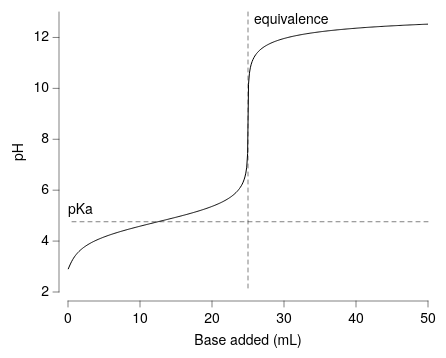

Source (Vega-Lite JSON):
### Vega-Lite specification from a JSON file in a GitHub repository (floating-point values rounded to 4 significant figures; data arrays with more than 128 entries replaced by an {"elided": "..."} marker saying what was removed)
{"background": null, "config": {"arc": {"fill": "#DBDBDB", "fillOpacity": 1.0, "innerRadius": 35.0, "padAngle": 0.03, "stroke": "black", "strokeOpacity": 1, "strokeWidth": 0.25}, "area": {"fill": "#DBDBDB", "fillOpacity": 1.0, "stroke": "black", "strokeOpacity": 1, "strokeWidth": 0.25}, "axis": {"domain": true, "domainCap": "round", "domainColor": "black", "domainWidth": 0.25, "grid": false, "gridCap": "round", "gridColor": "#F1F1F1", "gridDash": [0, 0], "gridOpacity": 1.0, "gridWidth": 0.25, "labelColor": "black", "labelFont": "Helvetica Neue, HelveticaNeue, Helvetica, Arial, sans-serif", "labelFontSize": 7, "labelFontStyle": "normal", "labelFontWeight": 400, "offset": 4.5, "ticks": true, "tickCap": "round", "tickColor": "black", "tickRound": false, "tickSize": 3, "tickWidth": 0.25, "titleColor": "black", "titleFont": "Helvetica Neue, HelveticaNeue, Helvetica, Arial, sans-serif", "titleFontSize": 7, "titleFontStyle": "normal", "titleFontWeight": 400}, "axisX": {"domain": true, "labelAlign": "center", "labelAngle": 0, "labels": true, "ticks": true, "translate": 0}, "axisY": {"domain": true, "labelAlign": "right", "labelAngle": 0, "labels": true, "ticks": true, "translate": 0}, "axisRight": {"domain": true, "labelAlign": "left", "labelAngle": 0, "labels": true, "ticks": true, "translate": 0}, "axisTop": {"domain": true, "labelAlign": "center", "labelAngle": 0, "labels": true, "ticks": true, "translate": 0}, "axisBand": {"tickOffset": 0}, "bar": {"fill": "#DBDBDB", "fillOpacity": 1.0, "stroke": "black", "strokeOpacity": 1, "strokeWidth": 0.25}, "boxplot": {"size": 12.6, "ticks": {"cornerRadius": 0.25, "fill": "black", "opacity": 1, "size": 6.3, "thickness": 0.25}, "box": {"fillOpacity": 1.0, "stroke": "black", "strokeOpacity": 1, "strokeWidth": 0.25}, "median": {"cornerRadius": 0, "fill": "black", "fillOpacity": 1.0, "opacity": 1, "size": 12.6, "thickness": 0.25}, "rule": {"fill": "black", "fillOpacity": 1.0, "size": 14.0, "stroke": "black", "strokeDash": [0, 0], "strokeOpacity": 1, "strokeWidth": 0.25}, "outliers": {"color": "black", "fill": "black", "fillOpacity": 1.0, "size": 0, "stroke": "black", "strokeOpacity": 1, "strokeWidth": 0.25}}, "circle": {"fill": "black", "fillOpacity": 1.0, "size": 1.75, "stroke": null, "strokeOpacity": 1, "strokeWidth": 0.25}, "errorband": {"band": {"fillOpacity": 0.6, "stroke": null, "strokeWidth": 0.25, "strokeOpacity": 1}, "borders": {"opacity": 0, "strokeOpacity": 0.25, "strokeWidth": 1}}, "errorbar": {"opacity": 1, "rule": {"strokeDash": [0, 0], "strokeWidth": 0.25}, "ticks": {"color": "black", "cornerRadius": 0.125, "opacity": 1, "size": 8.4, "thickness": 0.25}, "thickness": 0.25}, "font": "Helvetica Neue, HelveticaNeue, Helvetica, Arial, sans-serif", "geoshape": {"fill": "#DBDBDB", "fillOpacity": 1.0, "stroke": "black", "strokeOpacity": 1, "strokeWidth": 0.25}, "header": {"labelColor": "black", "labelFont": "Helvetica Neue, HelveticaNeue, Helvetica, Arial, sans-serif", "labelFontSize": 7, "labelFontStyle": "normal", "labelFontWeight": 400, "titleColor": "black", "titleFont": "Helvetica Neue, HelveticaNeue, Helvetica, Arial, sans-serif", "titleFontSize": 7, "titleFontStyle": "normal", "titleFontWeight": 400, "titlePadding": 0}, "legend": {"disable": false, "offset": 4.5, "titlePadding": 4, "labelOffset": 2, "gradientLabelOffset": 2, "gradientLength": 70.0, "gradientThickness": 7.0, "gradientOpacity": 1.0, "gradientStrokeColor": "black", "gradientStrokeWidth": 0.25, "labelColor": "black", "labelFont": "Helvetica Neue, HelveticaNeue, Helvetica, Arial, sans-serif", "labelFontSize": 7, "labelFontStyle": "normal", "labelFontWeight": 400, "strokeColor": "black", "strokeWidth": 0, "symbolSize": 42, "symbolStrokeColor": "black", "symbolStrokeWidth": 0.25, "titleColor": "black", "titleFont": "Helvetica Neue, HelveticaNeue, Helvetica, Arial, sans-serif", "titleFontSize": 7, "titleFontStyle": "normal", "titleFontWeight": 400}, "line": {"color": "black", "stroke": "black", "strokeCap": "butt", "strokeDash": [0, 0], "strokeOpacity": 1, "strokeWidth": 0.5}, "point": {"filled": true, "fill": "#DBDBDB", "fillOpacity": 1.0, "size": 7.0, "stroke": "black", "strokeOpacity": 1, "strokeWidth": 0.25}, "range": {"category": ["#5CA7B1", "#B7D0EE", "#B7B3E4", "#B3DAB5", "#F5E1B3", "#3D727B", "#809DC7", "#867DAC", "#80A988", "#CBB17A", "#204148", "#546B94", "#584C77", "#507B5F", "#9D824D"], "diverging": {"scheme": ["#6F572A", "#876E43", "#9E875F", "#B5A17F", "#CABBA2", "#DCD6CC", "#F4F1E9", "#C9D7DA", "#9DBFC6", "#78A5AF", "#558B96", "#36717C", "#1A5762"]}, "heatmap": {"scheme": ["#32022B", "#43044D", "#4C196E", "#4D338C", "#484DA6", "#3A68BB", "#1D83CA", "#1D9CCB", "#23B5C9", "#28CDC5", "#4DE0B4", "#91EE9F"]}, "ordinal": {"scheme": ["#F1F1F1", "#DBDBDB", "#C6C6C6", "#B2B2B2", "#9D9D9D", "#898989", "#767676", "#636363", "#515151", "#404040", "#2F2F2F", "#1F1F1F"]}, "ramp": {"scheme": ["#32022B", "#43044D", "#4C196E", "#4D338C", "#484DA6", "#3A68BB", "#1D83CA", "#1D9CCB", "#23B5C9", "#28CDC5", "#4DE0B4", "#91EE9F"]}}, "rule": {"color": "black", "stroke": "black", "strokeCap": "round", "strokeDash": [2, 2], "strokeOpacity": 1, "strokeWidth": 0.25}, "scale": {"bandPaddingInner": 0.1, "bandPaddingOuter": 0.1, "round": false}, "rect": {"fill": "#DBDBDB", "fillOpacity": 1.0, "stroke": "black", "strokeOpacity": 1, "strokeWidth": 0.25}, "square": {"fill": "#DBDBDB", "fillOpacity": 1.0, "size": 14.0, "stroke": "black", "strokeOpacity": 1, "strokeWidth": 0.25}, "text": {"color": "black", "font": "Helvetica Neue, HelveticaNeue, Helvetica, Arial, sans-serif", "fontSize": 7, "fontStyle": "normal", "fontWeight": 400}, "tick": {"color": "black", "cornerRadius": 0.125, "opacity": 1.0, "size": 12.6, "thickness": 0.25}, "title": {"anchor": "middle", "frame": "group", "color": "black", "font": "Helvetica Neue, HelveticaNeue, Helvetica, Arial, sans-serif", "fontSize": 7, "fontStyle": "normal", "fontWeight": 400, "subtitleColor": "black", "subtitleFont": "Helvetica Neue, HelveticaNeue, Helvetica, Arial, sans-serif", "subtitleFontSize": "Helvetica Neue, HelveticaNeue, Helvetica, Arial, sans-serif", "subtitleFontStyle": "normal", "subtitleFontWeight": 400}, "trail": {"color": "black", "opacity": 1, "size": 0.5}, "view": {"continuousWidth": 180, "continuousHeight": 140, "discreteWidth": 180, "discreteHeight": 140, "fill": null, "stroke": null, "strokeWidth": 0.25}}, "layer": [{"data": {"name": "data-9166425d4191514ae115a8b70e47660b"}, "mark": {"type": "line"}, "encoding": {"x": {"field": "Vb", "scale": {"domain": [0, 50], "nice": false}, "title": "Base added (mL)", "type": "quantitative"}, "y": {"field": "pH", "scale": {"domain": [2, 13], "nice": false}, "title": "pH", "type": "quantitative"}}}, {"layer": [{"data": {"values": [{"__dysonsphere__": 1}]}, "mark": {"type": "rule", "opacity": 1.0}, "encoding": {"x": {"datum": 25.0}}}, {"data": {"values": [{"__dysonsphere__": 1}]}, "mark": {"type": "text", "align": "left", "baseline": "top", "dx": 3, "dy": 0, "fontSize": 7}, "encoding": {"text": {"value": "equivalence"}, "x": {"datum": 25.0}, "y": {"value": 0}}}]}, {"layer": [{"data": {"values": [{"__dysonsphere__": 1}]}, "mark": {"type": "rule", "opacity": 1.0, "strokeDash": [2, 2]}, "encoding": {"y": {"datum": 4.76}}}, {"data": {"values": [{"__dysonsphere__": 1}]}, "mark": {"type": "text", "align": "left", "baseline": "bottom", "dx": 0, "dy": -3, "fontSize": 7}, "encoding": {"text": {"value": "pKa"}, "x": {"value": 0}, "y": {"datum": 4.76}}}]}], "$schema": "https://vega.github.io/schema/vega-lite/v6.4.1.json", "datasets": {"data-9166425d4191514ae115a8b70e47660b": {"elided": "400 records"}}}
